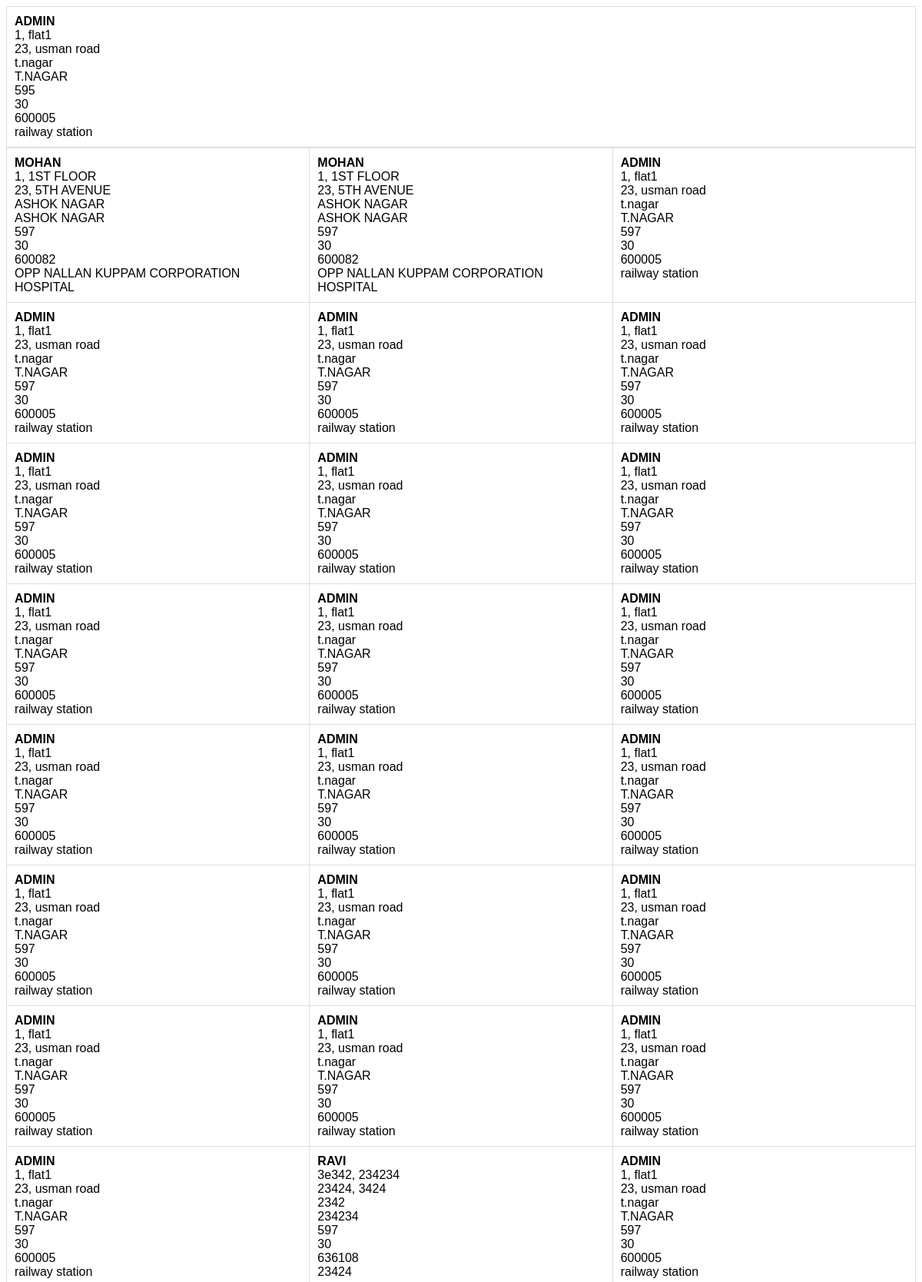
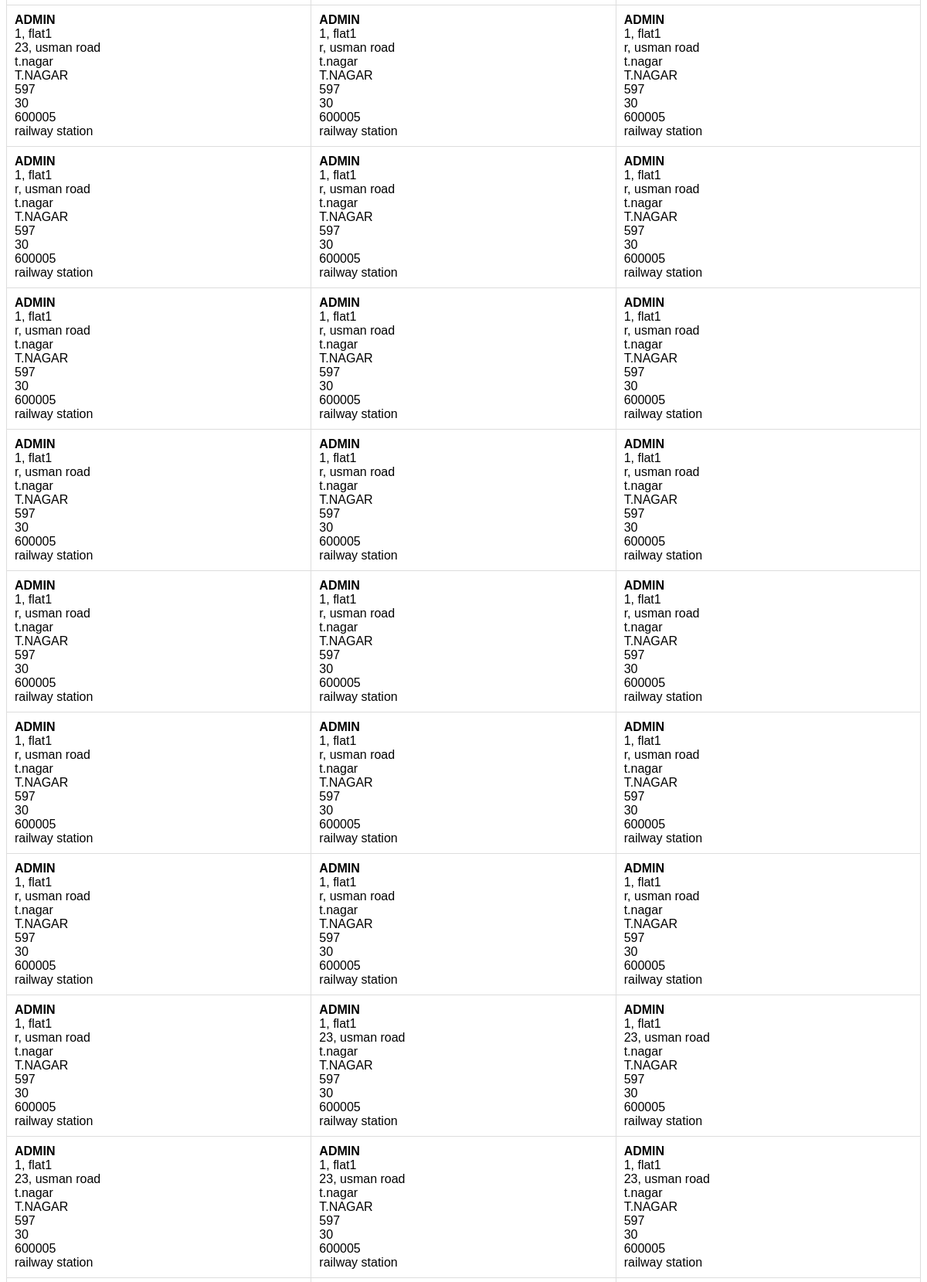
The app's page /cusdata (upper part) with its own data (2 pictures, top to bottom).
### app/models.py (models this page shows, shortened)
class Customer(models.Model):
    name = models.CharField(max_length=100)
    father_name = models.CharField(max_length=100, null=True)
    cell_number = models.IntegerField()
    email = models.EmailField(unique=True)
    flat_no = models.CharField(max_length=10, null=True)
    flat_name = models.CharField(max_length=100, null=True)
    door_number = models.CharField(max_length=10)
    street_name = models.CharField(max_length=100)
    area = models.CharField(max_length=100)
    taluk = models.CharField(max_length=100)
    district =  models.ForeignKey(District, on_delete=models.CASCADE)
    state = models.ForeignKey(State, on_delete=models.CASCADE)
    pincode = models.IntegerField()
    landmark = models.CharField(max_length=100, null=True)
    subscription_date = models.DateField(null=True)
    plan = models.ForeignKey(Plan, on_delete=models.DO_NOTHING)
    plan_expiration_date = models.DateField(null=True)
    created_at = models.DateTimeField(auto_now_add=True)
    refer_by = models.CharField(max_length=100, null=True)
    bjp_membership_number = models.CharField(max_length=100, null=True)

### app/views.py (the view, shortened to what this page needs)
# urls.py: path('cusdata', get_customer_data, name='customerdata'),
@xframe_options_sameorigin
def get_customer_data(request):
    required_cols = [
        'name',
        'flat_no',
        'flat_name',
        'door_number',
        'street_name',
        'area',
        'taluk',
        'district',
        'state',
        'pincode',
        'landmark',
        'subscription_date',
        'plan_expiration_date',
        'is_expired',
    ]
    state = request.GET.get('state')
    district = request.GET.get('district')
    substatus = request.GET.get('substatus')
    export = request.GET.get('export')
    if state and state != 'all' and district and district != 'all':
        cus_list = list(Customer.objects.annotate(
                is_expired=Case(
                    When(plan_expiration_date=None, then=Value(-1)),
                    When(plan_expiration_date__lt=timezone.now(), then=Value(1)),  # Expired
                    default=Value(0),  # Active
                    output_field=IntegerField()
                )
            ).filter(state__name=state, district__name=district).values(*required_cols))
    else:
        cus_list = list(Customer.objects.annotate(
                        is_expired=Case(
                            When(plan_expiration_date=None, then=Value(-1)),
                            When(plan_expiration_date__lt=timezone.now(), then=Value(1)),
                            default=Value(0),  # Active
                            output_field=IntegerField()
                        )
                    ).all().values(*required_cols))
    substatus_map = {
        'INCOMPLETE': -1,
        'LIVE': 0,
        'EXPIRED': 1
    }
    if substatus and substatus != 'all':
        cus_list = [customer for customer in cus_list if customer['is_expired']==substatus_map[substatus.upper()]]
    cus_dict = {}
    for customer in cus_list:
        if customer['district'] not in cus_dict.keys():
            cus_dict[customer['district']] = []
        cus_dict[customer['district']].append(customer)
    cus_dict = sorted(cus_dict.items())
    return render(request, 'customerdata.html', {'data': cus_dict})

### templates/customerdata.html (shortened to what this page needs)
<!DOCTYPE html>
<html lang="en">
<head>
</head>
<body>
    {% for district, cusdata in data  %}
    <div class="district-page">
    <table width="100%" style="border-collapse: collapse;">
        <tr>
            {% for cus in cusdata %}
            <td style="width: 30%; padding: 10px; vertical-align: top; border: 1px solid #ddd; ">
                <b>{{ cus.name }}</b><br>
                {{ cus.flat_no }}, {{ cus.flat_name }}<br>
                {{ cus.door_number }}, {{ cus.street_name }}<br>
                {{ cus.area }}<br>
                {{ cus.taluk }}<br>
                {{ cus.district }}<br>
                {{ cus.state }}<br>
                {{ cus.pincode }}<br>
                {{ cus.landmark }}
            </td>
            {% if forloop.counter|divisibleby:3 and not forloop.last %}
        </tr><tr>
            {% endif %}
            {% endfor %}
        </tr>
    </table>
    </div>
    {% endfor %}
</body>
</html>

### templates/customerdata.html (style rules this page uses)
body { font-family: Arial, sans-serif; }

### records on screen
Customer: name "ADMIN", flat_no "1", flat_name "flat1", door_number "23", street_name "usman road", area "t.nagar", taluk "T.NAGAR", district "595", state "30", pincode "600005", landmark "railway station"
Customer: name "RAVI", flat_no "3e342", flat_name "234234", door_number "23424", street_name "3424", area "2342", taluk "234234", district "597", state "30", pincode "636108", landmark "23424"

### other values on screen
{{ cus.name }} "MOHAN" "MOHAN" "ADMIN" "ADMIN" "ADMIN" "ADMIN" "ADMIN" "ADMIN" "ADMIN" "ADMIN" "ADMIN" "ADMIN" "ADMIN" "ADMIN" "ADMIN" "ADMIN" "ADMIN" "ADMIN" "ADMIN" "ADMIN" "ADMIN" "ADMIN" "ADMIN" "ADMIN" "ADMIN" "ADMIN" "ADMIN" "ADMIN" "ADMIN" "ADMIN" "ADMIN" "ADMIN" "ADMIN" "ADMIN" "ADMIN" "ADMIN" "ADMIN" "ADMIN" "ADMIN" "ADMIN" "ADMIN" "ADMIN" "ADMIN" "ADMIN" "ADMIN" "ADMIN" "ADMIN" "ADMIN" "ADMIN" "ADMIN"
{{ cus.flat_no }} "1" "1" "1" "1" "1" "1" "1" "1" "1" "1" "1" "1" "1" "1" "1" "1" "1" "1" "1" "1" "1" "1" "1" "1" "1" "1" "1" "1" "1" "1" "1" "1" "1" "1" "1" "1" "1" "1" "1" "1" "1" "1" "1" "1" "1" "1" "1" "1" "1" "1"
{{ cus.flat_name }} "1ST FLOOR" "1ST FLOOR" "flat1" "flat1" "flat1" "flat1" "flat1" "flat1" "flat1" "flat1" "flat1" "flat1" "flat1" "flat1" "flat1" "flat1" "flat1" "flat1" "flat1" "flat1" "flat1" "flat1" "flat1" "flat1" "flat1" "flat1" "flat1" "flat1" "flat1" "flat1" "flat1" "flat1" "flat1" "flat1" "flat1" "flat1" "flat1" "flat1" "flat1" "flat1" "flat1" "flat1" "flat1" "flat1" "flat1" "flat1" "flat1" "flat1" "flat1" "flat1"
{{ cus.door_number }} "23" "23" "23" "23" "23" "23" "23" "23" "23" "23" "23" "23" "23" "23" "23" "23" "23" "23" "23" "23" "23" "23" "23" "23" "r" "r" "r" "r" "r" "r" "r" "r" "r" "r" "r" "r" "r" "r" "r" "r" "r" "r" "r" "r" "r" "23" "23" "23" "23" "23"
{{ cus.street_name }} "5TH AVENUE" "5TH AVENUE" "usman road" "usman road" "usman road" "usman road" "usman road" "usman road" "usman road" "usman road" "usman road" "usman road" "usman road" "usman road" "usman road" "usman road" "usman road" "usman road" "usman road" "usman road" "usman road" "usman road" "usman road" "usman road" "usman road" "usman road" "usman road" "usman road" "usman road" "usman road" "usman road" "usman road" "usman road" "usman road" "usman road" "usman road" "usman road" "usman road" "usman road" "usman road" "usman road" "usman road" "usman road" "usman road" "usman road" "usman road" "usman road" "usman road" "usman road" "usman road"
{{ cus.area }} "ASHOK NAGAR" "ASHOK NAGAR" "t.nagar" "t.nagar" "t.nagar" "t.nagar" "t.nagar" "t.nagar" "t.nagar" "t.nagar" "t.nagar" "t.nagar" "t.nagar" "t.nagar" "t.nagar" "t.nagar" "t.nagar" "t.nagar" "t.nagar" "t.nagar" "t.nagar" "t.nagar" "t.nagar" "t.nagar" "t.nagar" "t.nagar" "t.nagar" "t.nagar" "t.nagar" "t.nagar" "t.nagar" "t.nagar" "t.nagar" "t.nagar" "t.nagar" "t.nagar" "t.nagar" "t.nagar" "t.nagar" "t.nagar" "t.nagar" "t.nagar" "t.nagar" "t.nagar" "t.nagar" "t.nagar" "t.nagar" "t.nagar" "t.nagar" "t.nagar"
{{ cus.taluk }} "ASHOK NAGAR" "ASHOK NAGAR" "T.NAGAR" "T.NAGAR" "T.NAGAR" "T.NAGAR" "T.NAGAR" "T.NAGAR" "T.NAGAR" "T.NAGAR" "T.NAGAR" "T.NAGAR" "T.NAGAR" "T.NAGAR" "T.NAGAR" "T.NAGAR" "T.NAGAR" "T.NAGAR" "T.NAGAR" "T.NAGAR" "T.NAGAR" "T.NAGAR" "T.NAGAR" "T.NAGAR" "T.NAGAR" "T.NAGAR" "T.NAGAR" "T.NAGAR" "T.NAGAR" "T.NAGAR" "T.NAGAR" "T.NAGAR" "T.NAGAR" "T.NAGAR" "T.NAGAR" "T.NAGAR" "T.NAGAR" "T.NAGAR" "T.NAGAR" "T.NAGAR" "T.NAGAR" "T.NAGAR" "T.NAGAR" "T.NAGAR" "T.NAGAR" "T.NAGAR" "T.NAGAR" "T.NAGAR" "T.NAGAR" "T.NAGAR"
{{ cus.district }} "597" "597" "597" "597" "597" "597" "597" "597" "597" "597" "597" "597" "597" "597" "597" "597" "597" "597" "597" "597" "597" "597" "597" "597" "597" "597" "597" "597" "597" "597" "597" "597" "597" "597" "597" "597" "597" "597" "597" "597" "597" "597" "597" "597" "597" "597" "597" "597" "597" "597"
{{ cus.state }} "30" "30" "30" "30" "30" "30" "30" "30" "30" "30" "30" "30" "30" "30" "30" "30" "30" "30" "30" "30" "30" "30" "30" "30" "30" "30" "30" "30" "30" "30" "30" "30" "30" "30" "30" "30" "30" "30" "30" "30" "30" "30" "30" "30" "30" "30" "30" "30" "30" "30"
{{ cus.pincode }} "600082" "600082" "600005" "600005" "600005" "600005" "600005" "600005" "600005" "600005" "600005" "600005" "600005" "600005" "600005" "600005" "600005" "600005" "600005" "600005" "600005" "600005" "600005" "600005" "600005" "600005" "600005" "600005" "600005" "600005" "600005" "600005" "600005" "600005" "600005" "600005" "600005" "600005" "600005" "600005" "600005" "600005" "600005" "600005" "600005" "600005" "600005" "600005" "600005" "600005"
{{ cus.landmark }} "OPP NALLAN KUPPAM CORPORATION HOSPITAL" "OPP NALLAN KUPPAM CORPORATION HOSPITAL" "railway station" "railway station" "railway station" "railway station" "railway station" "railway station" "railway station" "railway station" "railway station" "railway station" "railway station" "railway station" "railway station" "railway station" "railway station" "railway station" "railway station" "railway station" "railway station" "railway station" "railway station" "railway station" "railway station" "railway station" "railway station" "railway station" "railway station" "railway station" "railway station" "railway station" "railway station" "railway station" "railway station" "railway station" "railway station" "railway station" "railway station" "railway station" "railway station" "railway station" "railway station" "railway station" "railway station" "railway station" "railway station" "railway station" "railway station" "railway station"
